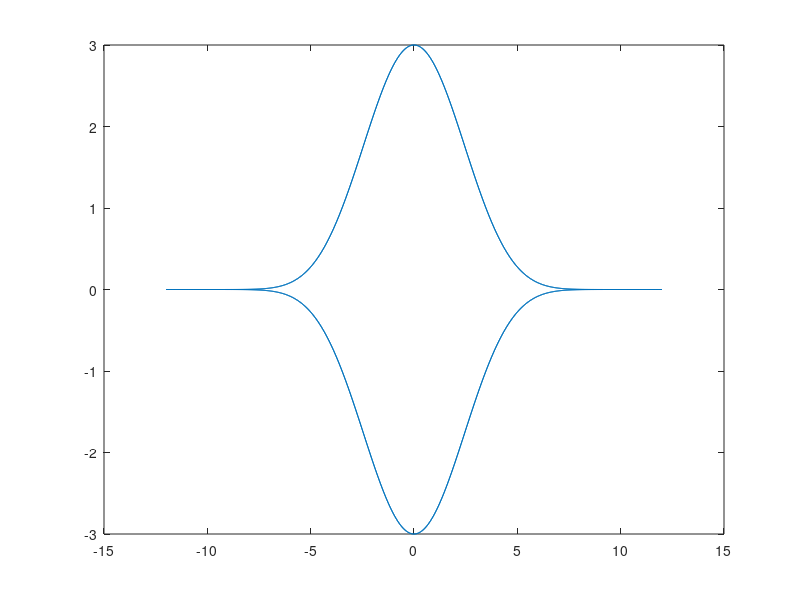

Here is the MATLAB script that generated this plot: (Note: this script raises an error after producing the figure.)
% Motion of a swimmer driven by CPG
% Updated 24 Jan 2024 with omega turn term

addpath(genpath('./helpers'))

%% Set the parameters.

% *** Filament parameters. ***

N = 10; % number of links
gamma = 1/70; % ratio between the hydrodynamic drag coefficients (1/2 for Stokes flow, 1/70 for agar gel)
Sp = 4; % Sperm number (typical range 1-10)
kd = 1; % Bending stiffness (default = 1)
L = ones(1,N); % Lengths of the segments (default = 1)

% *** CPG model parameters ***

% for core model
omega = 2*pi; % T=1 unit for intrinsic oscillation
tau = 8; % Strength of the active torque
coup = 0.1; % Oscillators coupling strength
coupR = coup; % Differential coupling (not in use currently)

% for variable proprioception
t_switch = 50; % how often proprioception sign switches
sigma_1 = @(t) 12*cos(2*pi*t/t_switch)^1;

% for omega-turns
sigma_2 = @(t) 3*sin(2*pi*t/t_switch/1)^25;
alpha_omega = 0.99*tau/kd;%2*(rand-1/2) * tau/kd; % target angle at each junction, maximum absolute value is tau/kd
K_omega = 2*omega; % how fast the target angle will be reached

% Pack the physical parameters in the params structure.
params = struct();
params.N = N;params.gamma = gamma;params.Sp=Sp;params.kd=kd;params.L=L;
params.omega=omega;params.tau=tau;params.coup=coup;params.coupR=coupR;
params.sigma_1 = sigma_1;
params.sigma_2 = sigma_2;
params.K_omega = K_omega; params.alpha_omega = alpha_omega;

% Simulation options
T=100; % final time
tpnum=T*50; % number of time steps
tps=linspace(0,T,tpnum); % time step vector
opts = odeset('RelTol',1e-10,'AbsTol',1e-10);

% Plot the sigma_1-sigma_2 function. 
sig1 =zeros(1,length(tps));
sig2 =zeros(1,length(tps));
for i=1:length(tps)
    sig1(i) = sigma_1(tps(i));
    sig2(i) = sigma_2(tps(i));
end
figure(2);clf;plot(sig1,sig2);
%axis equal

% Output options.
Itraj=1; % 1: to visualise trajecotry
IMovie=0; % 1: to generate a movie

%Initial condition. (x,y,theta,alpha_1...alpha_N-1)

% z0 = [0;0;2*pi*rand;0*ones(N-1,1)]; % initial geometry
z0 = [0;0;0;0*ones(N-1,1)]; 

p0 = zeros(N-1,1); % initial CPG state

init = [z0;p0];

%% Solve the equation.

dZ=@(t,z) cpg_sym(t,z,params);
tic
[tps,traj]=ode15s(dZ,tps,init,opts);
toc

%% post-processing

Xc=[];Yc=[];
X1=[];Y1=[];
for i = 1:length(tps)
     [X,Y,TH]=coordinates_filament(traj(i,:),params);
     Xc=[Xc sum(X)/(N+1)];Yc=[Yc sum(Y)/(N+1)];
     X1=[X1 X(1)];
     Y1=[Y1 Y(1)];
end

figsize = 400;

iframe=82;

i_ini = floor(0.54*length(tps)); 
i_fin = floor(0.71*length(tps)); 

fig7=figure(7);clf;
set(gcf, 'Position',  [1,1,618,300])
hold on

% Plot the trajectory between the two time stamps.
plot(X1(i_ini:i_fin),Y1(i_ini:i_fin),'k')

% Plot some snapshots
col = colormap(othercolor('Paired6',i_fin-i_ini+1));

for i=i_ini:iframe:i_fin%i=length(tps)-1000:10:length(tps)
    [X,Y,TH]=coordinates_filament(traj(i,:),params);
    plot(X,Y,'LineWidth',5,'Color',col(i-i_ini+1,:))    
end

    xlabel('$x$','FontSize',14,'Interpreter','latex');
    ylabel('$y$','FontSize',14,'Interpreter','latex');
    set(gca,'TickLabelInterpreter','latex') 
    axis equal tight
    grid on 
    box on
    set(gca,'FontSize',18)

    c = colorbar;
    c.Ticks=[];
    c.TickLabelInterpreter='latex';

    exportgraphics(gcf,'fig_turn_1.pdf','ContentType','vector')


%fig6=figure(6);clf;
%set(gcf, 'Position',  [figsize, 640, figsize*2, figsize])
    Larc=cumsum(L)/sum(L);
    Tarc=tps(i_ini:i_fin);
    [Tmesh,Lmesh]=meshgrid(Tarc,Larc(1:end-1));
    
    Phdat=mod(traj(i_ini:i_fin,N+3:end),2*pi);

fig5=figure(5);clf;
set(gcf, 'Position',  [1,1,309,134])    
    sA=surf(Tmesh,Lmesh,traj(i_ini:i_fin,4:N+2)');
    sA.EdgeColor = 'none';
    %image(PhData','CDataMapping','scaled');
    cbA=colorbar;
    colormap jet
    xlabel('time','FontSize',14,'Interpreter','latex');
    ylabel('length','FontSize',14,'Interpreter','latex');
    title('angle','Interpreter','latex');
    set(gca,'TickLabelInterpreter','latex');    
    set(cbA,'TickLabelInterpreter','latex'); 
    axis tight
    view(0,90)
    grid on    
    set(gca,'FontSize',16)
    xticks([])
    yticks([0.1 0.9])
    yticklabels({'0','1'})

    exportgraphics(gcf,'fig_turn_2.pdf','ContentType','vector')

fig6=figure(6);clf;
set(gcf, 'Position',   [1,1,309,134])    
    sPh=surf(Tmesh,Lmesh,Phdat');
    sPh.EdgeColor = 'none';
    cbPh=colorbar;
    colormap hsv
    xlabel('time','FontSize',14,'Interpreter','latex');
    ylabel('length','FontSize',14,'Interpreter','latex');
    title('phase','Interpreter','latex')
    set(gca,'TickLabelInterpreter','latex')    
    set(cbPh,'TickLabelInterpreter','latex'); 
    set(cbPh,'Limits',[0 2*pi]); 
    set(cbPh,'Ticks',[0 pi 2*pi]);
    set(cbPh,'TickLabels',{'0', '$\pi$', '$2\pi$'});       
    axis tight
    view(0,90)
    grid on    
    set(gca,'FontSize',16)
    xticks([])
    yticks([0.1 0.9])
    yticklabels({'0','1'})
     

dpi = '-r400';

exportgraphics(gcf,'fig_turn_3.pdf','ContentType','vector')
%saveas(fig5,'fig5','epsc')
%saveas(fig6,'fig6','epsc')
%saveas(fig7,'fig7','epsc') 
%saveas(fig8,'fig8','epsc') 
%saveas(fig9,'fig9','epsc') 
